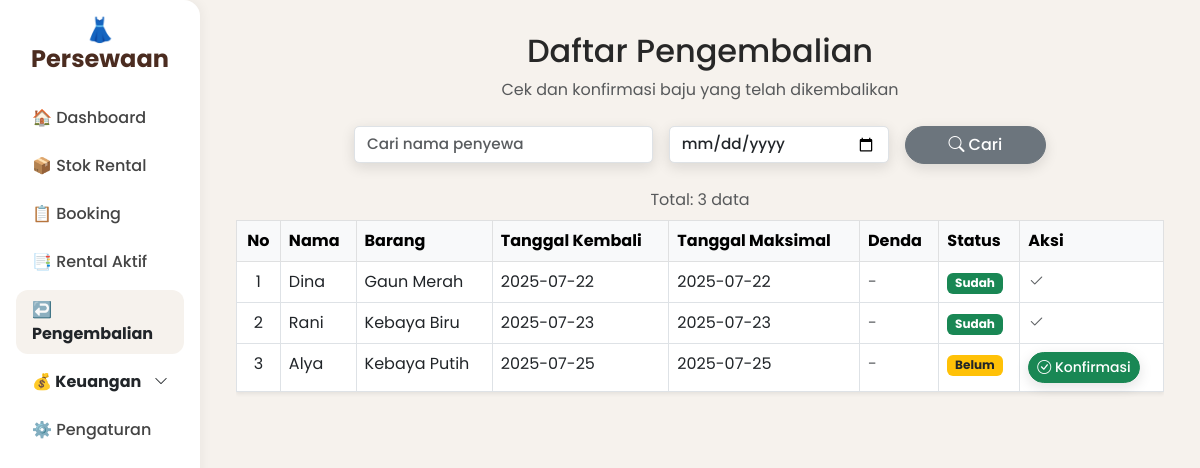
The app's page /pengembalian with its own data.
### tables this page shows
CREATE TABLE rental (
            id INTEGER PRIMARY KEY AUTOINCREMENT,
            nama_penyewa TEXT NOT NULL,
            nama_barang TEXT NOT NULL,
            tanggal_kembali TEXT NOT NULL,
            tanggal_dikembalikan TEXT,
            status TEXT DEFAULT 'dipinjam'
        );

### templates/app.py (the view)
@app.route('/pengembalian')
def pengembalian():
    nama = request.args.get('nama', '').strip()
    tanggal = request.args.get('tanggal', '').strip()
    conn = get_db_connection()
    query = 'SELECT * FROM rental WHERE 1=1'
    params = []
    if nama:
        query += ' AND nama_penyewa LIKE ?'
        params.append(f"%{nama}%")
    if tanggal:
        query += ' AND tanggal_kembali = ?'
        params.append(tanggal)
    query += ' ORDER BY tanggal_kembali ASC'
    data = conn.execute(query, params).fetchall()
    conn.close()
    daftar = []
    for item in data:
        terlambat = False
        denda = 0
        try:
            tanggal_kembali = datetime.strptime(item['tanggal_kembali'], "%Y-%m-%d").date()
        except (ValueError, TypeError):
            tanggal_kembali = date.today()
        if item['status'] != 'kembali' and date.today() > tanggal_kembali:
            terlambat = True
            denda = 50000
        daftar.append({**dict(item), 'terlambat': terlambat, 'denda': denda})
    return render_template('pengembalian.html',
                           daftar_pengembalian=daftar,
                           active_page='pengembalian')

### templates/app.py (called while the page is built)
def get_db_connection():
    conn = sqlite3.connect('database.db')
    conn.row_factory = sqlite3.Row
    return conn

### templates/pengembalian.html (shortened to what this page needs)
{% extends "base.html" %}
{% block content %}
<div class="container-fluid mt-2 mb-5">
  <div class="text-center mb-4">
    <h2>Daftar Pengembalian</h2>
    <p class="text-muted">Cek dan konfirmasi baju yang telah dikembalikan</p>
  </div>
  <form method="get" action="{{ url_for('pengembalian') }}" class="row g-3 mb-4 justify-content-center">
    <div class="col-md-4">
      <input type="text" name="nama" class="form-control" placeholder="Cari nama penyewa" value="{{ request.args.get('nama', '') }}">
    </div>
    <div class="col-md-3">
      <input type="date" name="tanggal" class="form-control" value="{{ request.args.get('tanggal', '') }}">
    </div>
    <div class="col-md-2">
      <button type="submit" class="btn btn-secondary w-100">
        <i class="bi bi-search"></i> Cari
      </button>
    </div>
  </form>
  <p class="text-muted text-center mb-2">
    Total: {{ daftar_pengembalian|length }} data
  </p>
  <div class="table-responsive">
    <table class="table table-bordered bg-white shadow-sm">
      <thead class="table-light">
        <tr>
          <th class="text-center">No</th>
          <th>Nama</th>
          <th>Barang</th>
          <th>Tanggal Kembali</th>
          <th>Tanggal Maksimal</th>
          <th>Denda</th>
          <th>Status</th>
          <th>Aksi</th>
        </tr>
      </thead>
      <tbody>
        {% for item in daftar_pengembalian %}
        <tr>
          <td class="text-center">{{ loop.index }}</td>
          <td>{{ item.nama_penyewa }}</td>
          <td>{{ item.nama_barang }}</td>
          <td>{{ item.tanggal_kembali }}</td>
          <td>{{ item.tanggal_kembali }}</td>
          <td>
            {% if item.terlambat %}
              <span class="text-danger fw-bold">Rp 50.000</span>
            {% else %}
              <span class="text-muted">-</span>
            {% endif %}
          </td>
          <td>
            {% if item.status == 'kembali' %}
              <span class="badge bg-success">Sudah</span>
            {% else %}
              <span class="badge bg-warning text-dark">Belum</span>
            {% endif %}
          </td>
          <td>
            {% if item.status != 'kembali' %}
              <form method="POST" action="{{ url_for('konfirmasi_pengembalian') }}">
                <button type="submit" class="btn btn-sm btn-success">
                  <i class="bi bi-check-circle"></i> Konfirmasi
                </button>
              </form>
            {% else %}
              <span class="text-muted"><i class="bi bi-check2"></i></span>
            {% endif %}
          </td>
        </tr>
        {% endfor %}
      </tbody>
    </table>
  </div>
</div>
{% endblock %}

### templates/base.html (style rules this page uses)
:root { --bg-primary: #F6F2ED; --color-text: #272727; --color-dark: #4B2C20; }
body { background-color: var(--bg-primary); font-family: 'Poppins', sans-serif; color: var(--color-text); }
input.form-control, select.form-select, textarea.form-control { border-radius: 5px; font-family: 'Poppins', sans-serif; font-weight: 500; font-size: 0.95rem; box-shadow: 0px 4px 14px rgba(17, 17, 17, 0.12); }
button.btn, a.btn { border-radius: 22px; font-family: 'Poppins', sans-serif; font-weight: 500; box-shadow: 0px 4px 14px rgba(17, 17, 17, 0.12); }

### records on screen
rental: nama_penyewa "Dina", nama_barang "Gaun Merah", tanggal_kembali "2025-07-22", status "Sudah"
rental: nama_penyewa "Rani", nama_barang "Kebaya Biru", tanggal_kembali "2025-07-23", status "Sudah"
rental: nama_penyewa "Alya", nama_barang "Kebaya Putih", tanggal_kembali "2025-07-25", status "Belum"

### other values on screen
{{ daftar_pengembalian|length }} "3"
